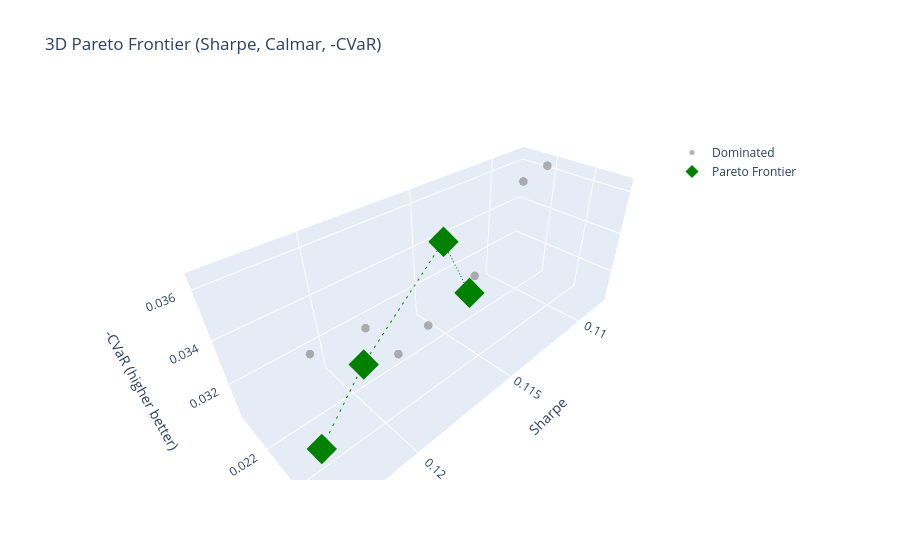

Notebook cell for this chart:
### Code cell
def is_dominated_3d(row, df, cols):
    for _, other in df.iterrows():
        if (other[cols[0]] >= row[cols[0]] and
            other[cols[1]] >= row[cols[1]] and
            other[cols[2]] >= row[cols[2]] and
            (other[cols[0]] > row[cols[0]] or
             other[cols[1]] > row[cols[1]] or
             other[cols[2]] > row[cols[2]])):
            return True
    return False

cols = ['sharpe', 'calmar', 'neg_cvar']
filtered_perf['dominated_3d'] = filtered_perf.apply(lambda r: is_dominated_3d(r, filtered_perf, cols), axis=1)
frontier_3d = filtered_perf[~filtered_perf['dominated_3d']]


# Build the figure
fig = go.Figure()

# 1. Dominated models (dark gray)
fig.add_trace(go.Scatter3d(
    x=filtered_perf[filtered_perf['dominated_3d']]['sharpe'],
    y=filtered_perf[filtered_perf['dominated_3d']]['calmar'],
    z=filtered_perf[filtered_perf['dominated_3d']]['neg_cvar'],
    mode='markers',
    marker=dict(size=5, color='gray', opacity=0.6),
    text=filtered_perf[filtered_perf['dominated_3d']].index,
    hovertemplate='<b>%{text}</b><br>Sharpe: %{x:.3f}<br>Calmar: %{y:.3f}<br>-CVaR: %{z:.3f}<extra></extra>',
    name='Dominated'
))

# 2. Frontier models (green)
fig.add_trace(go.Scatter3d(
    x=frontier_3d['sharpe'],
    y=frontier_3d['calmar'],
    z=frontier_3d['neg_cvar'],
    mode='markers',
    marker=dict(size=10, color='green', symbol='diamond'),
    text=frontier_3d.index,
    hovertemplate='<b>%{text}</b><br>Sharpe: %{x:.3f}<br>Calmar: %{y:.3f}<br>-CVaR: %{z:.3f}<extra></extra>',
    name='Pareto Frontier'
))

# Optional: Add a line connecting frontier points (if you still want it)
# Sort frontier by Sharpe for a plausible line (but interpret with caution)
frontier_sorted = frontier_3d.sort_values('sharpe', ascending=False)
fig.add_trace(go.Scatter3d(
    x=frontier_sorted['sharpe'],
    y=frontier_sorted['calmar'],
    z=frontier_sorted['neg_cvar'],
    mode='lines',
    line=dict(color='green', width=2, dash='dash'),
    showlegend=False,
    hoverinfo='skip'
))

fig.update_layout(
    title='3D Pareto Frontier (Sharpe, Calmar, -CVaR)',
    scene=dict(
        xaxis_title='Sharpe',
        yaxis_title='Calmar',
        zaxis_title='-CVaR (higher better)'
    ),
    legend=dict(x=0.8, y=0.9)
)

fig.show()

### Figure 1 — Plotly figure (JSON) as saved in the notebook; plotly's stock layout.template omitted (floating-point values rounded to 4 significant figures)
{"data": [{"hovertemplate": "<b>%{text}</b><br>Sharpe: %{x:.3f}<br>Calmar: %{y:.3f}<br>-CVaR: %{z:.3f}<extra></extra>", "marker": {"color": "gray", "opacity": 0.6, "size": 5}, "mode": "markers", "name": "Dominated", "text": ["InvertedAttentionLSTM-custom_loss_12", "PatchTST-custom_loss_11", "BaseLSTM-custom_loss_12", "VLSTM-custom_loss_10", "AttentionLSTM-custom_loss_12", "InvertedAttentionLSTM-custom_loss_6", "AttentionLSTM-custom_loss_10"], "type": "scatter3d", "x": [0.1207, 0.1188, 0.118, 0.1153, 0.1114, 0.1084, 0.1081], "y": [0.02046, 0.02356, 0.02021, 0.0212, 0.0205, 0.02076, 0.0218], "z": [0.0318, 0.03264, 0.03132, 0.03049, 0.03105, 0.03526, 0.03624]}, {"hovertemplate": "<b>%{text}</b><br>Sharpe: %{x:.3f}<br>Calmar: %{y:.3f}<br>-CVaR: %{z:.3f}<extra></extra>", "marker": {"color": "green", "size": 10, "symbol": "diamond"}, "mode": "markers", "name": "Pareto Frontier", "text": ["VLSTM-custom_loss_11", "AttentionLSTM-custom_loss_11", "BaseLSTM-custom_loss_6", "InvertedAttentionLSTM-custom_loss_11"], "type": "scatter3d", "x": [0.1231, 0.1207, 0.1168, 0.1157], "y": [0.02559, 0.02421, 0.02375, 0.02397], "z": [0.0334, 0.03385, 0.03641, 0.0339]}, {"hoverinfo": "skip", "line": {"color": "green", "dash": "dash", "width": 2}, "mode": "lines", "showlegend": false, "type": "scatter3d", "x": [0.1231, 0.1207, 0.1168, 0.1157], "y": [0.02559, 0.02421, 0.02375, 0.02397], "z": [0.0334, 0.03385, 0.03641, 0.0339]}], "layout": {"legend": {"x": 0.8, "y": 0.9}, "scene": {"xaxis": {"title": {"text": "Sharpe"}}, "yaxis": {"title": {"text": "Calmar"}}, "zaxis": {"title": {"text": "-CVaR (higher better)"}}}, "title": {"text": "3D Pareto Frontier (Sharpe, Calmar, -CVaR)"}}}
